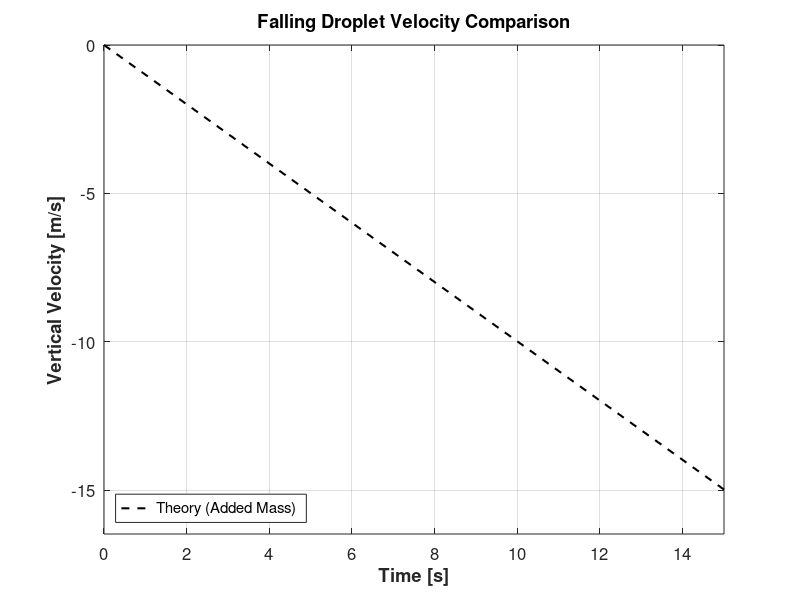

Reproduce this figure in MATLAB.
% plot_velocity.m
%
% Script to plot falling droplet velocity for 3 schemes vs theoretical solution
%
clear; clc; close all;

% --- Parameters ---
g       = 1.0;         % Gravity (physical)
rho_l   = 1000.0;       % Liquid density
rho_g   = 1.0;          % Gas density
T_max   = 15.0;          % Max simulation time to plot

% Theoretical acceleration for inviscid sphere (with added mass)
% Equation: (rho_l + Cm * rho_g) * a = (rho_l - rho_g) * g
% Cm = 0.5 for sphere
a_added_mass = g * (rho_l - rho_g) / (rho_l + 1.0* rho_g);

% Cases definition
cases  = {'1', '2', '3'};
names  = {'Scheme 1', 'Scheme 2', 'Scheme 3'};
colors = {'r', 'g', 'b'};     % Colors for lines
styles = {'-', '-', '-'};     % Line styles

% Prepare Figure
figure('Name', 'Falling Droplet Velocity', 'Color', 'w', 'Position', [100, 100, 800, 600]);
hold on; box on; grid on;

% --- Loop over schemes ---
for i = 1:length(cases)
    filepath = fullfile(cases{i}, 'monitor', 'simulation');
    
    if exist(filepath, 'file')
        % Import data (assumes NGA monitor format with headers)
        try
            raw = importdata(filepath);
            if isstruct(raw) && isfield(raw, 'data')
                data = raw.data;
            else
                data = raw;
            end
            
            % Check if data is valid
            if ~isempty(data)
                % Column 2 is Time
                time = data(:, 2);
                
                % Last Column is V_drop (Assumed from implementation plan)
                v_drop = data(:, end);
                
                % Plot simulation data
                plot(time, v_drop, 'Color', colors{i}, 'LineStyle', styles{i}, ...
                     'LineWidth', 2, 'DisplayName', names{i});
            else
                fprintf('Warning: Data file empty for %s\n', names{i});
            end
        catch ME
            fprintf('Error reading file %s: %s\n', filepath, ME.message);
        end
    else
        fprintf('Warning: File not found: %s\n', filepath);
    end
end

% --- Plot Theory ---
t_theory = linspace(0, T_max, 100);
v_theory = -a_added_mass * t_theory; % Negative because falling down
plot(t_theory, v_theory, 'k--', 'LineWidth', 1.5, 'DisplayName', 'Theory (Added Mass)');

% --- Formatting ---
xlabel('Time [s]', 'FontSize', 12, 'FontWeight', 'bold');
ylabel('Vertical Velocity [m/s]', 'FontSize', 12, 'FontWeight', 'bold');
title('Falling Droplet Velocity Comparison', 'FontSize', 14);
legend('Location', 'SouthWest', 'FontSize', 10);
set(gca, 'FontSize', 12);
ylim([min(v_theory)*1.1, 0]); % Adjust Y limit to show falling
xlim([0, T_max]);

hold off;
fprintf('Plotting complete.\n');
